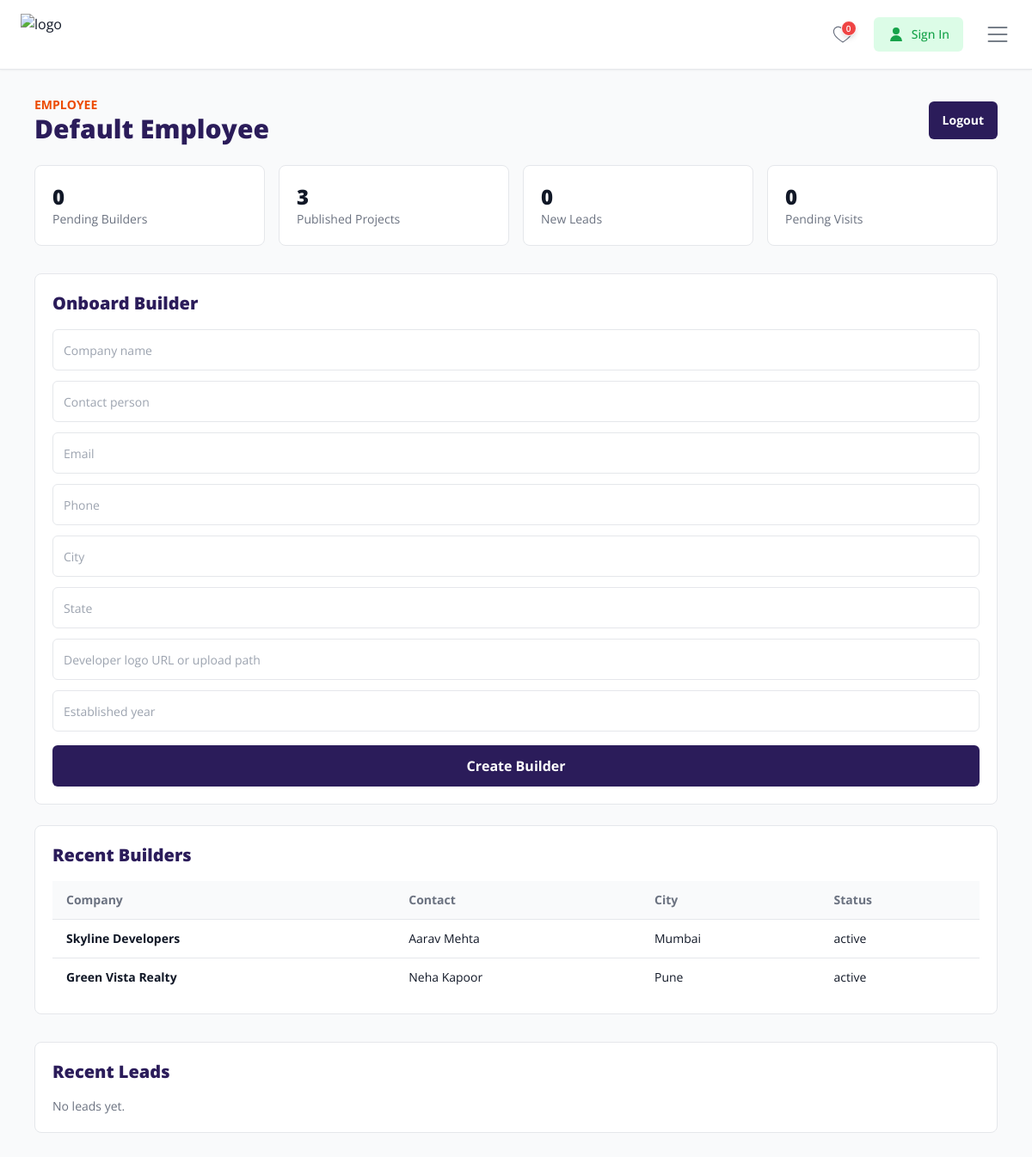
/employee/ (signed in), run on the app's committed database.
### tables this page shows
CREATE TABLE builders (

    id BIGINT UNSIGNED AUTO_INCREMENT PRIMARY KEY,

    uuid CHAR(36) NOT NULL UNIQUE,

    company_name VARCHAR(255) NOT NULL,

    company_slug VARCHAR(255) NOT NULL UNIQUE,

    builder_name VARCHAR(150) NOT NULL,

    email VARCHAR(150) NOT NULL UNIQUE,

    phone VARCHAR(20) NOT NULL UNIQUE,

    alternate_phone VARCHAR(20) DEFAULT NULL,

    whatsapp_number VARCHAR(20) DEFAULT NULL,

    password VARCHAR(255) NOT NULL,

    company_logo VARCHAR(255) DEFAULT NULL,

    company_banner VARCHAR(255) DEFAULT NULL,

    established_year YEAR DEFAULT NULL,

    rera_number VARCHAR(100) DEFAULT NULL,

    gst_number VARCHAR(100) DEFAULT NULL,

    website VARCHAR(255) DEFAULT NULL,

    company_description LONGTEXT DEFAULT NULL,

    address TEXT DEFAULT NULL,

    city VARCHAR(100) DEFAULT NULL,

    state VARCHAR(100) DEFAULT NULL,

    country VARCHAR(100) DEFAULT 'India',

    pincode VARCHAR(20) DEFAULT NULL,

    latitude DECIMAL(10,8) DEFAULT NULL,

    longitude DECIMAL(11,8) DEFAULT NULL,

    auth_token TEXT DEFAULT NULL,

    remember_token VARCHAR(255) DEFAULT NULL,

    reset_token VARCHAR(255) DEFAULT NULL,

    reset_token_expiry DATETIME DEFAULT NULL,

    last_login_at DATETIME DEFAULT NULL,

    last_login_ip VARCHAR(100) DEFAULT NULL,

    email_verified_at TIMESTAMP NULL DEFAULT NULL,

    is_verified TINYINT(1) DEFAULT 0,

    total_projects INT DEFAULT 0,

    total_leads INT DEFAULT 0,

    total_visits INT DEFAULT 0,

    status ENUM(
        'pending',
        'active',
        'inactive',
        'blocked'
    ) DEFAULT 'pending',

    created_by_employee BIGINT UNSIGNED DEFAULT NULL,

    approved_by_admin BIGINT UNSIGNED DEFAULT NULL,

    approved_at DATETIME DEFAULT NULL,

    created_at TIMESTAMP DEFAULT CURRENT_TIMESTAMP,

    updated_at TIMESTAMP DEFAULT CURRENT_TIMESTAMP
    ON UPDATE CURRENT_TIMESTAMP,

    deleted_at TIMESTAMP NULL DEFAULT NULL,

    FOREIGN KEY (created_by_employee)
    REFERENCES employees(id)
    ON DELETE SET NULL,

    FOREIGN KEY (approved_by_admin)
    REFERENCES admins(id)
    ON DELETE SET NULL,

    INDEX idx_builder_company(company_name),
    INDEX idx_builder_established_year(established_year),
    INDEX idx_builder_city(city),
    INDEX idx_builder_status(status)

);

### config/database.php (called while the page is built, shortened)
<?php
function e($string)
{
    return htmlspecialchars(
        $string,
        ENT_QUOTES,
        'UTF-8'
    );
}

### includes/app_helpers.php (called while the page is built, shortened)
<?php
require_once __DIR__ . '/db_connect.php';
function tableCount($table, $where = '1=1', $params = [])
{
    global $pdo;
    $stmt = $pdo->prepare("SELECT COUNT(*) AS total FROM {$table} WHERE {$where}");
    $stmt->execute($params);
    $row = $stmt->fetch();
    return (int)($row['total'] ?? 0);
}

### employee/index.php (the view, shortened to what this page needs)
<?php
require_once __DIR__ . '/../includes/app_helpers.php';
$stats = [
    'Pending Builders' => tableCount('builders', "status = 'pending'"),
    'Published Projects' => tableCount('projects', "status = 'published'"),
    'New Leads' => tableCount('inquiries', "inquiry_status = 'New'"),
    'Pending Visits' => tableCount('site_visit_bookings', "status = 'Pending'")
];
$builders = $pdo->query('SELECT * FROM builders ORDER BY created_at DESC LIMIT 12')->fetchAll();
$leads = $pdo->query("
    SELECT i.*, p.project_name
    FROM inquiries i
    INNER JOIN projects p ON p.id = i.project_id
    ORDER BY i.created_at DESC
    LIMIT 12
")->fetchAll();
require_once __DIR__ . '/../includes/header.php';
?>
<section class="mt-20 bg-gray-50 min-h-screen py-8">
    <div class="max-w-[1400px] mx-auto px-4 sm:px-6 lg:px-10">
        <div class="flex items-center justify-between gap-4">
            <div>
                <p class="text-sm font-bold uppercase text-accent">Employee</p>
                <h1 class="text-3xl font-black text-primary"><?php echo e($_SESSION['employee_name'] ?? 'Operations'); ?></h1>
            </div>
            <a href="<?php echo EMPLOYEE_URL; ?>logout" class="rounded-md bg-primary px-4 py-3 text-sm font-bold text-white">Logout</a>
        </div>
        <div class="mt-6 grid grid-cols-2 md:grid-cols-4 gap-4">
            <?php foreach ($stats as $label => $value): ?>
                <div class="rounded-lg border bg-white p-5">
                    <p class="text-2xl font-black"><?php echo (int)$value; ?></p>
                    <p class="text-sm text-gray-500"><?php echo e($label); ?></p>
                </div>
            <?php endforeach; ?>
        </div>
        <div class="mt-8 grid grid-cols-1 xl:grid-cols-[420px_1fr] gap-6">
            <form method="post" class="rounded-lg border bg-white p-5">
                <h2 class="text-xl font-black text-primary">Onboard Builder</h2>
                <div class="mt-4 space-y-3">
                    <input name="company_name" required placeholder="Company name" class="h-12 w-full rounded-md border px-3 text-sm">
                    <input name="builder_name" required placeholder="Contact person" class="h-12 w-full rounded-md border px-3 text-sm">
                    <input name="email" required type="email" placeholder="Email" class="h-12 w-full rounded-md border px-3 text-sm">
                    <input name="phone" required placeholder="Phone" class="h-12 w-full rounded-md border px-3 text-sm">
                    <input name="city" placeholder="City" class="h-12 w-full rounded-md border px-3 text-sm">
                    <input name="state" placeholder="State" class="h-12 w-full rounded-md border px-3 text-sm">
                    <input name="company_logo" placeholder="Developer logo URL or upload path" class="h-12 w-full rounded-md border px-3 text-sm">
                    <input name="established_year" type="number" min="1800" max="<?php echo date('Y'); ?>" placeholder="Established year" class="h-12 w-full rounded-md border px-3 text-sm">
                </div>
                <button class="mt-4 h-12 w-full rounded-md bg-primary font-bold text-white">Create Builder</button>
            </form>
            <div class="rounded-lg border bg-white p-5">
                <h2 class="text-xl font-black text-primary">Recent Builders</h2>
                <div class="mt-4 overflow-x-auto">
                    <table class="w-full text-left text-sm">
                        <thead class="bg-gray-50 text-gray-500">
                            <tr>
                                <th class="px-4 py-3">Company</th>
                                <th class="px-4 py-3">Contact</th>
                                <th class="px-4 py-3">City</th>
                                <th class="px-4 py-3">Status</th>
                            </tr>
                        </thead>
                        <tbody>
                            <?php foreach ($builders as $builder): ?>
                                <tr class="border-t">
                                    <td class="px-4 py-3 font-bold"><?php echo e($builder['company_name']); ?></td>
                                    <td class="px-4 py-3"><?php echo e($builder['builder_name']); ?></td>
                                    <td class="px-4 py-3"><?php echo e($builder['city']); ?></td>
                                    <td class="px-4 py-3"><?php echo e($builder['status']); ?></td>
                                </tr>
                            <?php endforeach; ?>
                        </tbody>
                    </table>
                </div>
            </div>
        </div>
        <div class="mt-8 rounded-lg border bg-white p-5">
            <h2 class="text-xl font-black text-primary">Recent Leads</h2>
            <div class="mt-4 grid grid-cols-1 md:grid-cols-3 gap-4">
                <?php if (empty($leads)): ?><p class="text-sm text-gray-500">No leads yet.</p><?php endif; ?>
            </div>
        </div>
    </div>
</section>
<?php require_once __DIR__ . '/../includes/footer.php'; ?>

### assets/css/style.css (style rules this page uses)
* { scroll-behavior: smooth; }

### data on the page
builders: company_name "Skyline Developers", builder_name "Aarav Mehta", city "Mumbai", status "active"
builders: company_name "Green Vista Realty", builder_name "Neha Kapoor", city "Pune", status "active"

### other printed values
getWishlistCount() "0"
$_SESSION['employee_name'] "Default Employee"
$value "0"
$label "Pending Builders"
$value "3"
$label "Published Projects"
$label "New Leads"
$label "Pending Visits"
